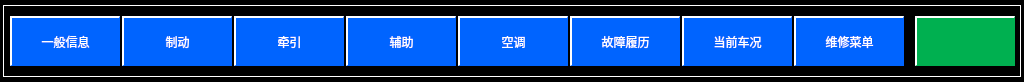
<?xml version="1.0" encoding="UTF-8"?>
<ui version="4.0">
 <class>Navigator</class>
 <widget class="QWidget" name="Navigator">
  <property name="geometry">
   <rect>
    <x>0</x>
    <y>0</y>
    <width>1024</width>
    <height>82</height>
   </rect>
  </property>
  <property name="windowTitle">
   <string>Form</string>
  </property>
  <property name="styleSheet">
   <string notr="true">QWidget
{
	background-color: black;
}
QLabel
{
	border:1px solid white;
}

QPushButton
{
	font: 20px, &quot;微软雅黑&quot;;
    color: white;
	background-color: rgb(0, 100, 255);
	

	border-top: 2px solid white;	
	border-left: 2px solid white;


}</string>
  </property>
  <widget class="QPushButton" name="NButton1">
   <property name="geometry">
    <rect>
     <x>10</x>
     <y>16</y>
     <width>110</width>
     <height>50</height>
    </rect>
   </property>
   <property name="focusPolicy">
    <enum>Qt::NoFocus</enum>
   </property>
   <property name="text">
    <string>一般信息</string>
   </property>
  </widget>
  <widget class="QLabel" name="label">
   <property name="geometry">
    <rect>
     <x>3</x>
     <y>5</y>
     <width>1018</width>
     <height>72</height>
    </rect>
   </property>
   <property name="text">
    <string>TextLabel</string>
   </property>
  </widget>
  <widget class="QPushButton" name="NButton2">
   <property name="geometry">
    <rect>
     <x>122</x>
     <y>16</y>
     <width>110</width>
     <height>50</height>
    </rect>
   </property>
   <property name="focusPolicy">
    <enum>Qt::NoFocus</enum>
   </property>
   <property name="text">
    <string>制动</string>
   </property>
  </widget>
  <widget class="QPushButton" name="NButton3">
   <property name="geometry">
    <rect>
     <x>234</x>
     <y>16</y>
     <width>110</width>
     <height>50</height>
    </rect>
   </property>
   <property name="focusPolicy">
    <enum>Qt::NoFocus</enum>
   </property>
   <property name="text">
    <string>牵引</string>
   </property>
  </widget>
  <widget class="QPushButton" name="NButton4">
   <property name="geometry">
    <rect>
     <x>346</x>
     <y>16</y>
     <width>110</width>
     <height>50</height>
    </rect>
   </property>
   <property name="focusPolicy">
    <enum>Qt::NoFocus</enum>
   </property>
   <property name="text">
    <string>辅助</string>
   </property>
  </widget>
  <widget class="QPushButton" name="NButton5">
   <property name="geometry">
    <rect>
     <x>458</x>
     <y>16</y>
     <width>110</width>
     <height>50</height>
    </rect>
   </property>
   <property name="focusPolicy">
    <enum>Qt::NoFocus</enum>
   </property>
   <property name="text">
    <string>空调</string>
   </property>
  </widget>
  <widget class="QPushButton" name="NButton6">
   <property name="geometry">
    <rect>
     <x>570</x>
     <y>16</y>
     <width>110</width>
     <height>50</height>
    </rect>
   </property>
   <property name="focusPolicy">
    <enum>Qt::NoFocus</enum>
   </property>
   <property name="text">
    <string>故障履历</string>
   </property>
  </widget>
  <widget class="QPushButton" name="NButton7">
   <property name="geometry">
    <rect>
     <x>682</x>
     <y>16</y>
     <width>110</width>
     <height>50</height>
    </rect>
   </property>
   <property name="focusPolicy">
    <enum>Qt::NoFocus</enum>
   </property>
   <property name="text">
    <string>当前车况</string>
   </property>
  </widget>
  <widget class="QPushButton" name="NButton8">
   <property name="geometry">
    <rect>
     <x>794</x>
     <y>16</y>
     <width>110</width>
     <height>50</height>
    </rect>
   </property>
   <property name="focusPolicy">
    <enum>Qt::NoFocus</enum>
   </property>
   <property name="text">
    <string>维修菜单</string>
   </property>
  </widget>
  <widget class="QPushButton" name="NButton9">
   <property name="geometry">
    <rect>
     <x>915</x>
     <y>16</y>
     <width>100</width>
     <height>50</height>
    </rect>
   </property>
   <property name="focusPolicy">
    <enum>Qt::NoFocus</enum>
   </property>
   <property name="styleSheet">
    <string notr="true">QPushButton
{
	font: 20px, &quot;微软雅黑&quot;;
    color: white;
	background-color: rgb(0, 176, 80);
    border-top: 2px solid white;
	border-left: 2px solid white;

}</string>
   </property>
   <property name="text">
    <string/>
   </property>
  </widget>
  <zorder>label</zorder>
  <zorder>NButton1</zorder>
  <zorder>NButton2</zorder>
  <zorder>NButton3</zorder>
  <zorder>NButton4</zorder>
  <zorder>NButton5</zorder>
  <zorder>NButton6</zorder>
  <zorder>NButton7</zorder>
  <zorder>NButton8</zorder>
  <zorder>NButton9</zorder>
 </widget>
 <resources/>
 <connections/>
</ui>
